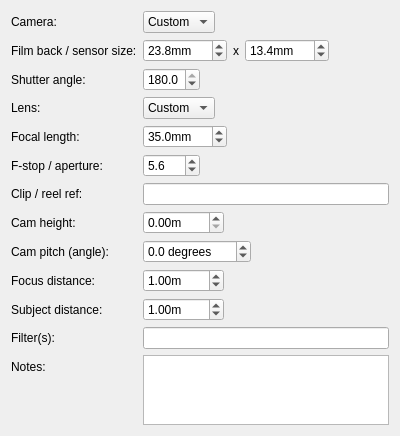
<?xml version="1.0" encoding="UTF-8"?>
<ui version="4.0">
 <class>settings_frame</class>
 <widget class="QFrame" name="settings_frame">
  <property name="geometry">
   <rect>
    <x>0</x>
    <y>0</y>
    <width>400</width>
    <height>420</height>
   </rect>
  </property>
  <property name="windowTitle">
   <string>Frame</string>
  </property>
  <property name="frameShape">
   <enum>QFrame::NoFrame</enum>
  </property>
  <layout class="QFormLayout" name="formLayout">
   <property name="fieldGrowthPolicy">
    <enum>QFormLayout::ExpandingFieldsGrow</enum>
   </property>
   <item row="0" column="0">
    <widget class="QLabel" name="camPreset_label">
     <property name="text">
      <string>Camera:</string>
     </property>
    </widget>
   </item>
   <item row="0" column="1">
    <widget class="QComboBox" name="camPreset_comboBox">
     <item>
      <property name="text">
       <string>Custom</string>
      </property>
     </item>
    </widget>
   </item>
   <item row="1" column="0">
    <widget class="QLabel" name="filmback_label">
     <property name="text">
      <string>Film back / sensor size:</string>
     </property>
    </widget>
   </item>
   <item row="1" column="1">
    <layout class="QHBoxLayout" name="filmback_horizontalLayout">
     <item>
      <widget class="QDoubleSpinBox" name="filmbackWidth_doubleSpinBox">
       <property name="suffix">
        <string>mm</string>
       </property>
       <property name="decimals">
        <number>1</number>
       </property>
       <property name="minimum">
        <double>0.100000000000000</double>
       </property>
       <property name="maximum">
        <double>1000.000000000000000</double>
       </property>
       <property name="singleStep">
        <double>0.100000000000000</double>
       </property>
       <property name="value">
        <double>23.800000000000001</double>
       </property>
       <property name="xmlTag" stdset="0">
        <string>filmbackWidth</string>
       </property>
      </widget>
     </item>
     <item>
      <widget class="QLabel" name="filmbackSep_label">
       <property name="sizePolicy">
        <sizepolicy hsizetype="Maximum" vsizetype="Preferred">
         <horstretch>0</horstretch>
         <verstretch>0</verstretch>
        </sizepolicy>
       </property>
       <property name="text">
        <string>x</string>
       </property>
      </widget>
     </item>
     <item>
      <widget class="QDoubleSpinBox" name="filmbackHeight_doubleSpinBox">
       <property name="suffix">
        <string>mm</string>
       </property>
       <property name="decimals">
        <number>1</number>
       </property>
       <property name="minimum">
        <double>0.100000000000000</double>
       </property>
       <property name="maximum">
        <double>1000.000000000000000</double>
       </property>
       <property name="singleStep">
        <double>0.100000000000000</double>
       </property>
       <property name="value">
        <double>13.400000000000000</double>
       </property>
       <property name="xmlTag" stdset="0">
        <string>filmbackHeight</string>
       </property>
      </widget>
     </item>
    </layout>
   </item>
   <item row="2" column="0">
    <widget class="QLabel" name="shutterAngle_label">
     <property name="text">
      <string>Shutter angle:</string>
     </property>
    </widget>
   </item>
   <item row="2" column="1">
    <widget class="QDoubleSpinBox" name="shutterAngle_doubleSpinBox">
     <property name="enabled">
      <bool>true</bool>
     </property>
     <property name="decimals">
      <number>1</number>
     </property>
     <property name="minimum">
      <double>0.000000000000000</double>
     </property>
     <property name="maximum">
      <double>180.000000000000000</double>
     </property>
     <property name="singleStep">
      <double>1.000000000000000</double>
     </property>
     <property name="value">
      <double>180.000000000000000</double>
     </property>
     <property name="xmlTag" stdset="0">
      <string>shutterAngle</string>
     </property>
    </widget>
   </item>
   <item row="3" column="0">
    <widget class="QLabel" name="lensPreset_label">
     <property name="text">
      <string>Lens:</string>
     </property>
    </widget>
   </item>
   <item row="3" column="1">
    <widget class="QComboBox" name="lensPreset_comboBox">
     <item>
      <property name="text">
       <string>Custom</string>
      </property>
     </item>
    </widget>
   </item>
   <item row="4" column="0">
    <widget class="QLabel" name="focalLength_label">
     <property name="text">
      <string>Focal length:</string>
     </property>
    </widget>
   </item>
   <item row="4" column="1">
    <widget class="QDoubleSpinBox" name="focalLength_doubleSpinBox">
     <property name="enabled">
      <bool>true</bool>
     </property>
     <property name="suffix">
      <string>mm</string>
     </property>
     <property name="decimals">
      <number>1</number>
     </property>
     <property name="minimum">
      <double>0.100000000000000</double>
     </property>
     <property name="maximum">
      <double>1000.000000000000000</double>
     </property>
     <property name="singleStep">
      <double>0.100000000000000</double>
     </property>
     <property name="value">
      <double>35.000000000000000</double>
     </property>
     <property name="xmlTag" stdset="0">
      <string>focalLength</string>
     </property>
    </widget>
   </item>
   <item row="5" column="0">
    <widget class="QLabel" name="aperture_label">
     <property name="text">
      <string>F-stop / aperture:</string>
     </property>
    </widget>
   </item>
   <item row="5" column="1">
    <widget class="QDoubleSpinBox" name="aperture_doubleSpinBox">
     <property name="enabled">
      <bool>true</bool>
     </property>
     <property name="decimals">
      <number>1</number>
     </property>
     <property name="minimum">
      <double>0.100000000000000</double>
     </property>
     <property name="maximum">
      <double>100.000000000000000</double>
     </property>
     <property name="singleStep">
      <double>0.100000000000000</double>
     </property>
     <property name="value">
      <double>5.600000000000000</double>
     </property>
     <property name="xmlTag" stdset="0">
      <string>aperture</string>
     </property>
    </widget>
   </item>
   <item row="6" column="0">
    <widget class="QLabel" name="clipRef_label">
     <property name="text">
      <string>Clip / reel ref:</string>
     </property>
    </widget>
   </item>
   <item row="6" column="1">
    <widget class="QLineEdit" name="clipRef_lineEdit">
     <property name="xmlTag" stdset="0">
      <string>clipRef</string>
     </property>
    </widget>
   </item>
   <item row="7" column="0">
    <widget class="QLabel" name="camHeight_label">
     <property name="text">
      <string>Cam height:</string>
     </property>
    </widget>
   </item>
   <item row="7" column="1">
    <widget class="QDoubleSpinBox" name="camHeight_doubleSpinBox">
     <property name="enabled">
      <bool>true</bool>
     </property>
     <property name="suffix">
      <string>m</string>
     </property>
     <property name="decimals">
      <number>2</number>
     </property>
     <property name="minimum">
      <double>0.000000000000000</double>
     </property>
     <property name="maximum">
      <double>1000.000000000000000</double>
     </property>
     <property name="singleStep">
      <double>0.100000000000000</double>
     </property>
     <property name="xmlTag" stdset="0">
      <string>camHeight</string>
     </property>
    </widget>
   </item>
   <item row="8" column="0">
    <widget class="QLabel" name="camPitch_label">
     <property name="text">
      <string>Cam pitch (angle):</string>
     </property>
    </widget>
   </item>
   <item row="8" column="1">
    <widget class="QDoubleSpinBox" name="camPitch_doubleSpinBox">
     <property name="enabled">
      <bool>true</bool>
     </property>
     <property name="suffix">
      <string> degrees</string>
     </property>
     <property name="decimals">
      <number>1</number>
     </property>
     <property name="minimum">
      <double>-180.000000000000000</double>
     </property>
     <property name="maximum">
      <double>180.000000000000000</double>
     </property>
     <property name="singleStep">
      <double>1.000000000000000</double>
     </property>
     <property name="xmlTag" stdset="0">
      <string>camPitch</string>
     </property>
    </widget>
   </item>
   <item row="9" column="0">
    <widget class="QLabel" name="focusDistance_label">
     <property name="text">
      <string>Focus distance:</string>
     </property>
    </widget>
   </item>
   <item row="9" column="1">
    <widget class="QDoubleSpinBox" name="focusDistance_doubleSpinBox">
     <property name="enabled">
      <bool>true</bool>
     </property>
     <property name="suffix">
      <string>m</string>
     </property>
     <property name="decimals">
      <number>2</number>
     </property>
     <property name="minimum">
      <double>0.010000000000000</double>
     </property>
     <property name="maximum">
      <double>1000.000000000000000</double>
     </property>
     <property name="singleStep">
      <double>0.100000000000000</double>
     </property>
     <property name="value">
      <double>1.000000000000000</double>
     </property>
     <property name="xmlTag" stdset="0">
      <string>focusDistance</string>
     </property>
    </widget>
   </item>
   <item row="10" column="0">
    <widget class="QLabel" name="subjectDistance_label">
     <property name="text">
      <string>Subject distance:</string>
     </property>
    </widget>
   </item>
   <item row="10" column="1">
    <widget class="QDoubleSpinBox" name="subjectDistance_doubleSpinBox">
     <property name="enabled">
      <bool>true</bool>
     </property>
     <property name="suffix">
      <string>m</string>
     </property>
     <property name="decimals">
      <number>2</number>
     </property>
     <property name="minimum">
      <double>0.010000000000000</double>
     </property>
     <property name="maximum">
      <double>1000.000000000000000</double>
     </property>
     <property name="singleStep">
      <double>0.100000000000000</double>
     </property>
     <property name="value">
      <double>1.000000000000000</double>
     </property>
     <property name="xmlTag" stdset="0">
      <string>subjectDistance</string>
     </property>
    </widget>
   </item>
   <item row="11" column="0">
    <widget class="QLabel" name="filter_label">
     <property name="text">
      <string>Filter(s):</string>
     </property>
    </widget>
   </item>
   <item row="11" column="1">
    <widget class="QLineEdit" name="filter_lineEdit">
     <property name="xmlTag" stdset="0">
      <string>filter</string>
     </property>
    </widget>
   </item>
   <item row="12" column="0">
    <widget class="QLabel" name="notes_label">
     <property name="text">
      <string>Notes:</string>
     </property>
    </widget>
   </item>
   <item row="12" column="1">
    <widget class="QPlainTextEdit" name="notes_plainTextEdit">
     <property name="xmlTag" stdset="0">
      <string>notes</string>
     </property>
    </widget>
   </item>
  </layout>
  <zorder>camPreset_label</zorder>
  <zorder>camPreset_comboBox</zorder>
  <zorder>clipRef_label</zorder>
  <zorder>focalLength_label</zorder>
  <zorder>camHeight_label</zorder>
  <zorder>filmback_label</zorder>
  <zorder></zorder>
  <zorder>lensPreset_label</zorder>
  <zorder>lensPreset_comboBox</zorder>
  <zorder>focalLength_doubleSpinBox</zorder>
  <zorder>aperture_label</zorder>
  <zorder>aperture_doubleSpinBox</zorder>
  <zorder>shutterAngle_doubleSpinBox</zorder>
  <zorder>shutterAngle_label</zorder>
  <zorder>camPitch_label</zorder>
  <zorder>focusDistance_label</zorder>
  <zorder>subjectDistance_label</zorder>
  <zorder>clipRef_lineEdit</zorder>
  <zorder>filter_label</zorder>
  <zorder>notes_label</zorder>
  <zorder>camHeight_doubleSpinBox</zorder>
  <zorder>focusDistance_doubleSpinBox</zorder>
  <zorder>subjectDistance_doubleSpinBox</zorder>
  <zorder>filter_lineEdit</zorder>
  <zorder>notes_plainTextEdit</zorder>
  <zorder>camPitch_doubleSpinBox</zorder>
 </widget>
 <tabstops>
  <tabstop>filmbackWidth_doubleSpinBox</tabstop>
  <tabstop>filmbackHeight_doubleSpinBox</tabstop>
 </tabstops>
 <resources/>
 <connections/>
</ui>
